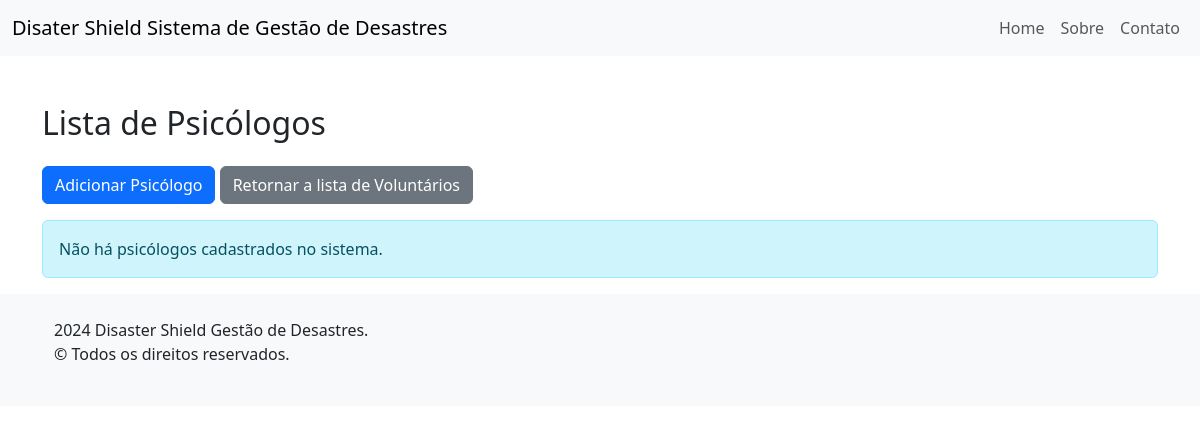
/voluntarios/voluntarios/psicologos/, run on an earlier commit of the app's database.
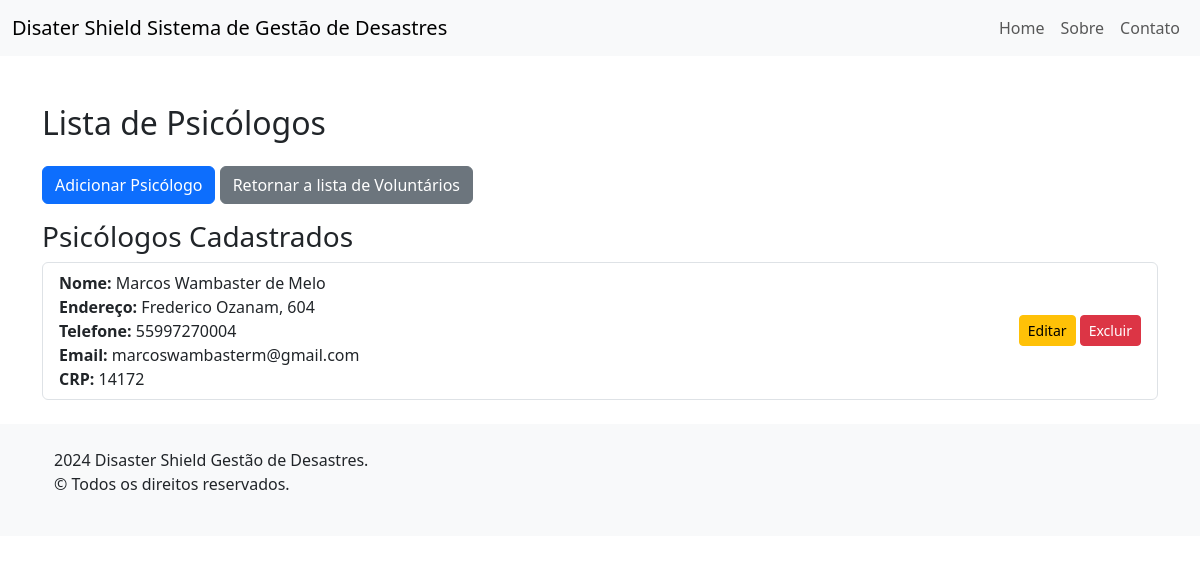
And on a later commit of the database.
### voluntarios/models.py (models this page shows, shortened)
class Voluntario(models.Model):
    nome = models.CharField(max_length=100)
    endereco = models.CharField(max_length=200)
    telefone = models.CharField(max_length=15)
    email = models.EmailField()
    class Meta:
        abstract = True

class Psicologo(Voluntario):
    crp = models.CharField(max_length=20)

### voluntarios/views.py (the view)
# urls.py: path('voluntarios/psicologos/', views.listar_psicologos, name='lista_psicologos'),
def listar_psicologos(request):
    psicologos = Psicologo.objects.all()
    return render(request, './lista_psicologos.html', {'psicologos': psicologos})

### voluntarios/templates/lista_psicologos.html (shortened to what this page needs)
{% extends "base.html" %}
{% block content %}
<div class="container mt-5">
    <h2 class="my-4">Lista de Psicólogos</h2>
    <a href="{% url 'adicionar_psicologo' %}" class="btn btn-primary mb-3">Adicionar Psicólogo</a>
    <a href="{% url 'lista_voluntarios' %}" class="btn btn-secondary mb-3">Retornar a lista de Voluntários</a>
    {% if psicologos %}
        <h3>Psicólogos Cadastrados</h3>
        <ul class="list-group mb-4">
            {% for psicologo in psicologos %}
                <li class="list-group-item d-flex justify-content-between align-items-center">
                    <div>
                        <strong>Nome:</strong> {{ psicologo.nome }}<br>
                        <strong>Endereço:</strong> {{ psicologo.endereco }}<br>
                        <strong>Telefone:</strong> {{ psicologo.telefone }}<br>
                        <strong>Email:</strong> {{ psicologo.email }}<br>
                        <strong>CRP:</strong> {{ psicologo.crp }}
                    </div>
                    <div>
                        <a href="{% url 'editar_psicologo' psicologo.pk %}" class="btn btn-warning btn-sm">Editar</a>
                        <a href="{% url 'excluir_psicologo' psicologo.pk %}" class="btn btn-danger btn-sm">Excluir</a>
                    </div>
                </li>
            {% endfor %}
        </ul>
    {% else %}
        <div class="alert alert-info" role="alert">
            Não há psicólogos cadastrados no sistema.
        </div>
    {% endif %}
</div>
{% endblock %}

What changed in the data, as far as the page shows it:
added Psicologo: nome "Marcos Wambaster de Melo", endereco "Frederico Ozanam, 604", telefone "55997270004", email "marcoswambasterm@gmail.com", crp "14172"
Also different on the page:
text no longer shown: "Não há psicólogos cadastrados no sistema."
text now shown: "Psicólogos Cadastrados"
